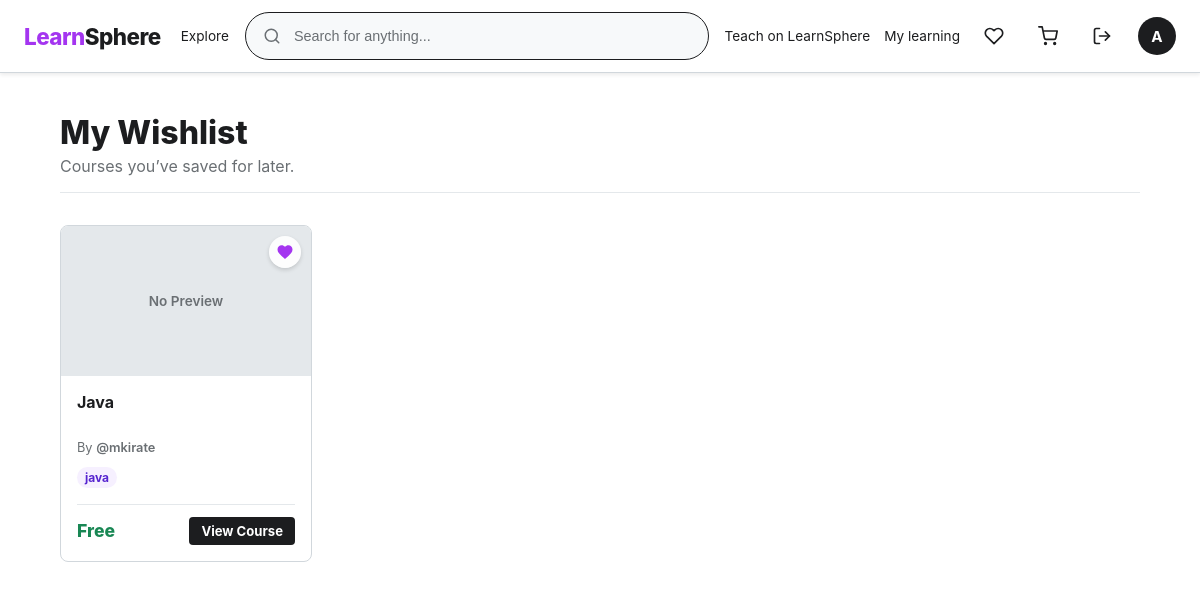
Page /favorite/ (signed in) on the earlier database version.
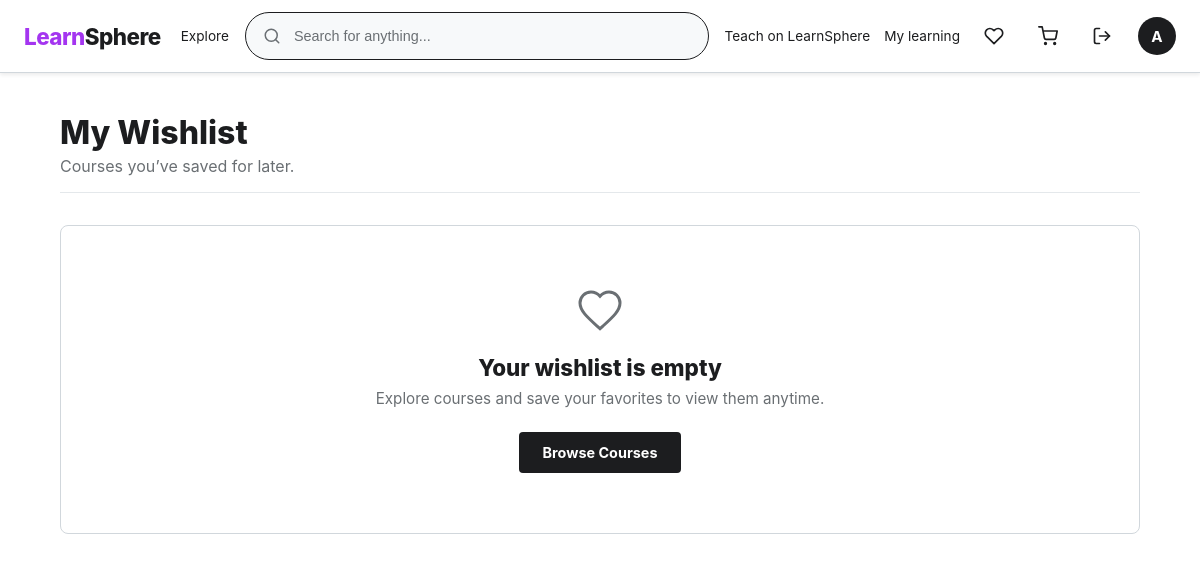
Same page on the later database version.
### item/models.py (models this page shows, shortened)
class FavoriteItem(models.Model):
    user = models.ForeignKey(User, on_delete=models.CASCADE, related_name='favorites')
    course = models.ForeignKey(Course, on_delete=models.CASCADE, related_name='favorites')
    created_at = models.DateTimeField(auto_now_add=True)
    class Meta:
        constraints = [
            models.UniqueConstraint(
                fields = ['user', 'course'],
                name='unique_favorite_per_user_in_course'
            )
        ]

class Course(models.Model):
    title = models.CharField(max_length=255)
    image = models.ImageField(null=True, blank=True)
    description = models.TextField(null=True, blank=True)
    language = models.CharField(max_length=255, default='English')
    author = models.ForeignKey(User, on_delete=models.CASCADE, related_name='courses')
    topics = models.ManyToManyField(Topic, related_name='courses', blank=True)
    price = models.DecimalField(max_digits=10, decimal_places=2, default=0.0,
                                validators=[
                                    MinValueValidator(0)
                                ])
    discount = models.DecimalField(decimal_places=2, max_digits=10, default=0,
                                   validators=[
                                       MinValueValidator(0),
                                       MaxValueValidator(100),
                                   ])
    visitor = models.PositiveIntegerField(default=0)
    bestseller = models.BooleanField(default=False)
    published = models.BooleanField(default=True)
    created_at = models.DateTimeField(auto_now_add=True)
    updated_at = models.DateTimeField(auto_now=True)

class Topic(models.Model):
    name = models.CharField(max_length=100)

### account_auth/models.py (models this page shows)
class User(AbstractUser):
    image = models.ImageField(null=True, blank=True)
    bio = models.TextField(null=True, blank=True)
    email = models.EmailField(unique=True)
    username = models.CharField(max_length=150, unique=True)

### item/views.py (the view)
# urls.py: path('favorite/', views.favorites_view, name='favorite'),
@login_required(login_url='login')
def favorites_view(request):
    query = request.GET.get('query', '')
    favorite_items = FavoriteItem.objects.filter(
        Q(course__title__icontains=query)|
        Q(course__language__icontains=query)|
        Q(course__topics__name__icontains=query)|
        Q(course__sections__title__icontains=query)|
        Q(course__sections__lectures__title__icontains=query)
    )
    favorite_items = favorite_items.filter(user=request.user).select_related('course').distinct()
    context = {'favorites': favorite_items}
    return render(request, 'favorite.html', context)

### item/templates/favorite.html (shortened to what this page needs)
{% extends 'main.html' %}
{% load static %}
{% block extra_css %}
    <link rel="stylesheet" href="{% static 'css/item/wishlist.css' %}">
{% endblock %}
{% block content %}
<div class="wishlist-page-container">
    <div class="wishlist-header">
        <h1 class="wishlist-title">My Wishlist</h1>
        <p class="wishlist-subtitle">Courses you’ve saved for later.</p>
    </div>
    {% if favorites %}
        <div class="wishlist-grid">
            {% for favorite in favorites %}
                <div class="wishlist-card">
                    <div class="card-media">
                        {% if favorite.course.image %}
                            <img src="{{ favorite.course.image.url }}" alt="{{ favorite.course.title }}" loading="lazy">
                        {% else %}
                            <div class="placeholder-media">
                                <span>No Preview</span>
                            </div>
                        {% endif %}
                        <a href="{% url 'delete-favorite' favorite.id %}" class="remove-wishlist-btn" title="Remove from wishlist">
                            <svg width="18" height="18" viewBox="0 0 24 24" fill="currentColor">
                                <path d="M12 21.35l-1.45-1.32C5.4 15.36 2 12.28 2 8.5 2 5.42 4.42 3 7.5 3c1.74 0 3.41.81 4.5 2.09C13.09 3.81 14.76 3 16.5 3 19.58 3 22 5.42 22 8.5c0 3.78-3.4 6.86-8.55 11.54L12 21.35z"/>
                            </svg>
                        </a>
                    </div>
                    <div class="card-body">
                        <h2 class="card-title">
                            <a href="{% url 'course-detail' favorite.course.id %}">{{ favorite.course.title }}</a>
                        </h2>
                        <p class="card-author">
                            By <a href="{% url 'profile' favorite.course.author.id %}">@{{ favorite.course.author.username|default:favorite.course.author }}</a>
                        </p>
                        {% if favorite.course.topics.all %}
                            <div class="card-topics">
                                {% for topic in favorite.course.topics.all|slice:":2" %}
                                    <span class="topic-pill">{{ topic.name }}</span>
                                {% endfor %}
                            </div>
                        {% endif %}
                        <div class="card-footer">
                            <div class="card-price">
                                {% if favorite.course.price == 0 %}
                                    <span class="price-free">Free</span>
                                {% else %}
                                    <span class="price-amount">${{ favorite.course.price }}</span>
                                {% endif %}
                            </div>
                            <a href="{% url 'course-detail' favorite.course.id %}" class="btn-view-course">
                                View Course
                            </a>
                        </div>
                    </div>
                </div>
            {% endfor %}
        </div>
    {% else %}
        <div class="wishlist-empty-state">
            <div class="empty-icon">
                <svg width="48" height="48" viewBox="0 0 24 24" fill="none" stroke="currentColor" stroke-width="1.5">
                    <path d="M12 21.35l-1.45-1.32C5.4 15.36 2 12.28 2 8.5 2 5.42 4.42 3 7.5 3c1.74 0 3.41.81 4.5 2.09C13.09 3.81 14.76 3 16.5 3 19.58 3 22 5.42 22 8.5c0 3.78-3.4 6.86-8.55 11.54L12 21.35z"/>
                </svg>
            </div>
            <h2>Your wishlist is empty</h2>
            <p>Explore courses and save your favorites to view them anytime.</p>
            <a href="{% url 'home' %}" class="btn-browse">Browse Courses</a>
        </div>
    {% endif %}
</div>
{% endblock %}

Differences in the rows shown:
removed FavoriteItem: shows "No Preview", course "Java", course.author.username "mkirate", shows "Free"
no longer on this page (row unchanged): Topic: name "java"
Other differences:
text now shown: "Your wishlist is empty Explore courses and save your favorites to view them anytime. Browse Courses"
